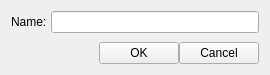
<?xml version="1.0" encoding="UTF-8"?>
<ui version="4.0">
 <class>LineInputDialog</class>
 <widget class="QWidget" name="LineInputDialog">
  <property name="windowModality">
   <enum>Qt::WindowModal</enum>
  </property>
  <property name="geometry">
   <rect>
    <x>0</x>
    <y>0</y>
    <width>270</width>
    <height>75</height>
   </rect>
  </property>
  <property name="windowTitle">
   <string/>
  </property>
  <layout class="QVBoxLayout" name="verticalLayout">
   <property name="spacing">
    <number>0</number>
   </property>
   <item>
    <layout class="QFormLayout" name="m_inputLayout">
     <property name="horizontalSpacing">
      <number>4</number>
     </property>
     <item row="0" column="0">
      <widget class="QLabel" name="m_inputLabel">
       <property name="text">
        <string>Name:</string>
       </property>
      </widget>
     </item>
     <item row="0" column="1">
      <widget class="QLineEdit" name="m_input"/>
     </item>
    </layout>
   </item>
   <item>
    <layout class="QHBoxLayout" name="m_buttonLayout">
     <item>
      <spacer name="m_buttonSpacer">
       <property name="orientation">
        <enum>Qt::Horizontal</enum>
       </property>
       <property name="sizeHint" stdset="0">
        <size>
         <width>40</width>
         <height>20</height>
        </size>
       </property>
      </spacer>
     </item>
     <item>
      <widget class="QPushButton" name="m_okButton">
       <property name="text">
        <string>OK</string>
       </property>
      </widget>
     </item>
     <item>
      <widget class="QPushButton" name="m_cancelButton">
       <property name="text">
        <string>Cancel</string>
       </property>
      </widget>
     </item>
    </layout>
   </item>
  </layout>
 </widget>
 <resources/>
 <connections/>
</ui>
